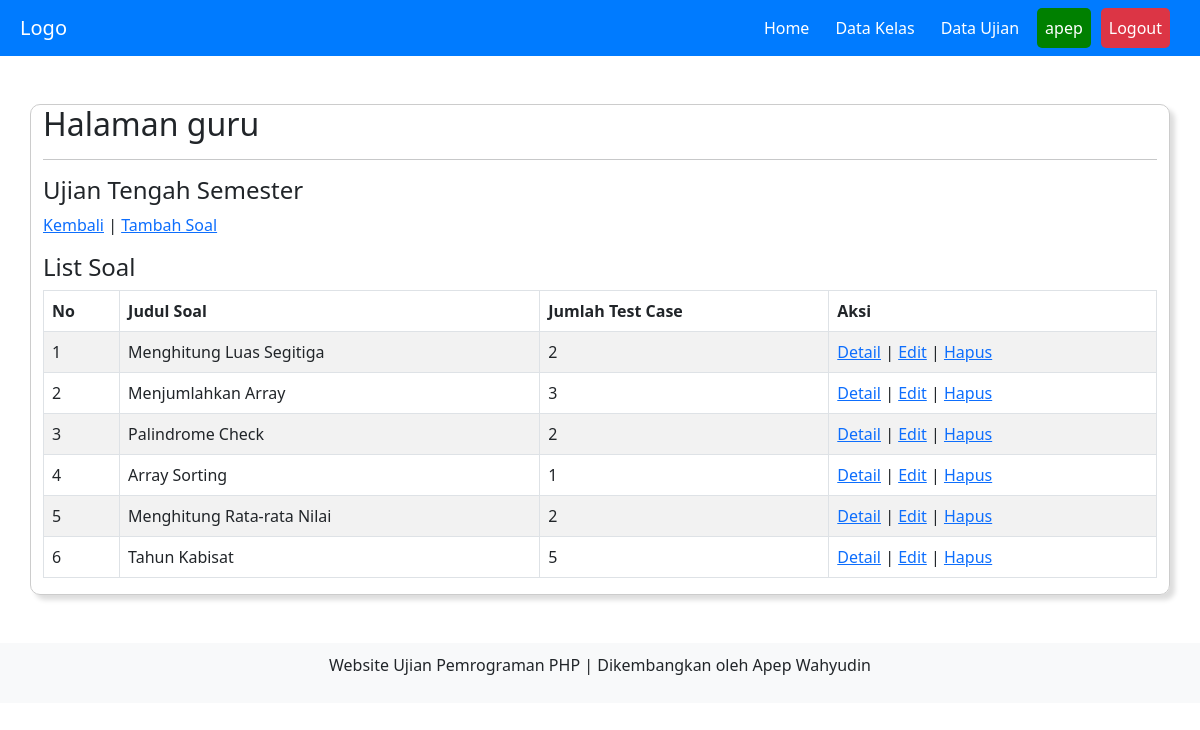
Screenshot of /guru/home.php?page=soal&id_ujian=13 (signed in) with the database file from the repository.
### tables this page shows
CREATE TABLE `ujian` (
  `id_ujian` int(11) NOT NULL,
  `nama_ujian` varchar(50) NOT NULL,
  `status` varchar(15) NOT NULL,
  `id_guru` int(11) NOT NULL
);

CREATE TABLE `soal` (
  `id_soal` int(11) NOT NULL,
  `judul` varchar(50) NOT NULL,
  `soal` text NOT NULL,
  `waktu` int(11) NOT NULL,
  `status` varchar(10) NOT NULL,
  `id_ujian` int(11) NOT NULL,
  `parameter` text NOT NULL,
  `function_name` varchar(50) NOT NULL,
  `test_code` text NOT NULL
);

### guru/soal.php (the view, shortened to what this page needs)
<?php
$id_ujian = addslashes($_GET['id_ujian']);
$qry_ujian = mysqli_query($koneksi, "SELECT id_ujian, nama_ujian FROM ujian where id_ujian='$id_ujian'");
$data_ujian = mysqli_fetch_assoc($qry_ujian);
echo "<h4>" . $data_ujian['nama_ujian'] . "</h4>";
?>
<p><a href="home.php">Kembali</a> | <a href="home.php?page=input_soal&id_ujian=<?= $id_ujian; ?>">Tambah Soal</a></p>
<h4>List Soal</h4>
<table id="myTable" class="table table-striped table-bordered" style="width:100%">
    <thead>
        <tr>
            <th>No</th>
            <th>Judul Soal</th>
            <th>Jumlah Test Case</th>
            <th>Aksi</th>
        </tr>
    </thead>
    <tbody>
        <?php
        $qry_soal = mysqli_query($koneksi, "SELECT * FROM soal where id_ujian='$id_ujian' AND status='aktif'");
        $no = 0;
        while ($data_soal = mysqli_fetch_assoc($qry_soal)) {
            $query_testcase = mysqli_query($koneksi, "SELECT id_testcase from testcase WHERE id_soal='$data_soal[id_soal]'");
            $hitung_testcase = mysqli_num_rows($query_testcase);
            $no++;
        ?>
            <tr>
                <td><?= $no; ?></td>
                <td><?= $data_soal['judul']; ?></td>
                <td><?= $hitung_testcase; ?></td>
                <td>
                    <a href="">Detail</a> |
                    <a href="">Edit</a> |
                    <a href="">Hapus</a>
                </td>
            </tr>
        <?php
        }
        ?>
    </tbody>
</table>

### rows the page displays
ujian: nama_ujian "Ujian Tengah Semester"
soal: judul "Menghitung Luas Segitiga", hitung_testcase "2"
soal: judul "Menjumlahkan Array", hitung_testcase "3"
soal: judul "Palindrome Check", hitung_testcase "2"
soal: judul "Array Sorting", hitung_testcase "1"
soal: judul "Menghitung Rata-rata Nilai", hitung_testcase "2"
soal: judul "Tahun Kabisat", hitung_testcase "5"

### other values shown
$_SESSION["username"] "apep"
$_SESSION['level'] "guru"
